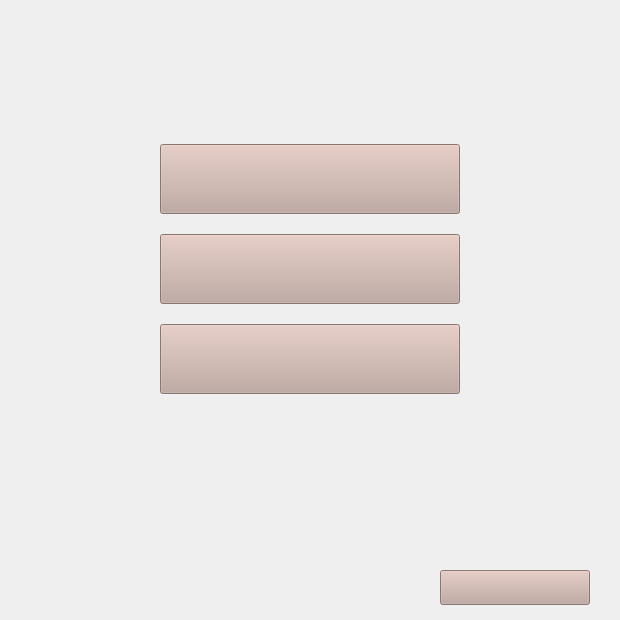
<?xml version="1.0" encoding="UTF-8"?>
<ui version="4.0">
 <class>MainWindow</class>
 <widget class="QMainWindow" name="MainWindow">
  <property name="enabled">
   <bool>true</bool>
  </property>
  <property name="geometry">
   <rect>
    <x>0</x>
    <y>0</y>
    <width>620</width>
    <height>620</height>
   </rect>
  </property>
  <property name="minimumSize">
   <size>
    <width>620</width>
    <height>620</height>
   </size>
  </property>
  <property name="maximumSize">
   <size>
    <width>620</width>
    <height>620</height>
   </size>
  </property>
  <property name="windowTitle">
   <string>Личный кабинет</string>
  </property>
  <property name="styleSheet">
   <string notr="true">QWidget#centralwidget {
	 background-image: url(:/background/back_pers.png)
	}</string>
  </property>
  <widget class="QWidget" name="centralwidget">
   <widget class="QPushButton" name="pushButton_exit">
    <property name="geometry">
     <rect>
      <x>440</x>
      <y>570</y>
      <width>150</width>
      <height>35</height>
     </rect>
    </property>
    <property name="minimumSize">
     <size>
      <width>150</width>
      <height>35</height>
     </size>
    </property>
    <property name="maximumSize">
     <size>
      <width>150</width>
      <height>35</height>
     </size>
    </property>
    <property name="font">
     <font>
      <family>Segoe Print</family>
      <pointsize>12</pointsize>
     </font>
    </property>
    <property name="cursor">
     <cursorShape>PointingHandCursor</cursorShape>
    </property>
    <property name="styleSheet">
     <string notr="true">QPushButton {
	background-color: rgb(192, 165, 157);
	background-image: url(:/background/exit.png)
 }
QPushButton:hover {
     background-color:rgb(255, 237, 221);
 }</string>
    </property>
    <property name="text">
     <string notr="true"/>
    </property>
   </widget>
   <widget class="QLabel" name="label_account_name">
    <property name="geometry">
     <rect>
      <x>20</x>
      <y>110</y>
      <width>141</width>
      <height>27</height>
     </rect>
    </property>
    <property name="font">
     <font>
      <family>Segoe Script</family>
      <pointsize>12</pointsize>
      <weight>75</weight>
      <bold>true</bold>
      <underline>false</underline>
      <kerning>true</kerning>
     </font>
    </property>
    <property name="styleSheet">
     <string notr="true">color:rgb(90, 108, 157)</string>
    </property>
    <property name="text">
     <string notr="true"/>
    </property>
    <property name="alignment">
     <set>Qt::AlignHCenter|Qt::AlignTop</set>
    </property>
   </widget>
   <widget class="QLabel" name="wins">
    <property name="geometry">
     <rect>
      <x>120</x>
      <y>480</y>
      <width>47</width>
      <height>13</height>
     </rect>
    </property>
    <property name="font">
     <font>
      <family>Segoe Print</family>
      <pointsize>12</pointsize>
     </font>
    </property>
    <property name="text">
     <string/>
    </property>
   </widget>
   <widget class="QLabel" name="loses">
    <property name="geometry">
     <rect>
      <x>170</x>
      <y>510</y>
      <width>47</width>
      <height>13</height>
     </rect>
    </property>
    <property name="font">
     <font>
      <family>Segoe Print</family>
      <pointsize>12</pointsize>
     </font>
    </property>
    <property name="text">
     <string/>
    </property>
   </widget>
   <widget class="QWidget" name="">
    <property name="geometry">
     <rect>
      <x>160</x>
      <y>130</y>
      <width>301</width>
      <height>281</height>
     </rect>
    </property>
    <layout class="QVBoxLayout" name="verticalLayout">
     <item>
      <widget class="QPushButton" name="pushButton_new_game_ai">
       <property name="maximumSize">
        <size>
         <width>300</width>
         <height>70</height>
        </size>
       </property>
       <property name="font">
        <font>
         <family>Segoe Print</family>
         <pointsize>12</pointsize>
        </font>
       </property>
       <property name="cursor">
        <cursorShape>PointingHandCursor</cursorShape>
       </property>
       <property name="styleSheet">
        <string notr="true">QPushButton {
	background-color: rgb(192, 165, 157);
	background-image: url(:/background/play_bot.png)
 }
QPushButton:hover {
     background-color:rgb(255, 237, 221);
 }</string>
       </property>
       <property name="text">
        <string notr="true"/>
       </property>
      </widget>
     </item>
     <item>
      <widget class="QPushButton" name="pushButton_new_game_friend">
       <property name="maximumSize">
        <size>
         <width>300</width>
         <height>70</height>
        </size>
       </property>
       <property name="font">
        <font>
         <family>Segoe Print</family>
         <pointsize>12</pointsize>
        </font>
       </property>
       <property name="cursor">
        <cursorShape>PointingHandCursor</cursorShape>
       </property>
       <property name="styleSheet">
        <string notr="true">QPushButton {
	background-color: rgb(192, 165, 157);
	background-image: url(:/background/play_friend.png)
 }
QPushButton:hover {
     background-color:rgb(255, 237, 221);
 }</string>
       </property>
       <property name="text">
        <string notr="true"/>
       </property>
      </widget>
     </item>
     <item>
      <widget class="QPushButton" name="pushButton_old">
       <property name="maximumSize">
        <size>
         <width>300</width>
         <height>70</height>
        </size>
       </property>
       <property name="font">
        <font>
         <family>Segoe Print</family>
         <pointsize>12</pointsize>
        </font>
       </property>
       <property name="cursor">
        <cursorShape>PointingHandCursor</cursorShape>
       </property>
       <property name="styleSheet">
        <string notr="true">QPushButton {
	background-color: rgb(192, 165, 157);
	background-image: url(:/background/play_recent.png)
 }
QPushButton:hover {
     background-color:rgb(255, 237, 221);
 }</string>
       </property>
       <property name="text">
        <string notr="true"/>
       </property>
      </widget>
     </item>
    </layout>
   </widget>
  </widget>
 </widget>
 <resources>
  <include location="back_reg.qrc"/>
 </resources>
 <connections/>
</ui>
